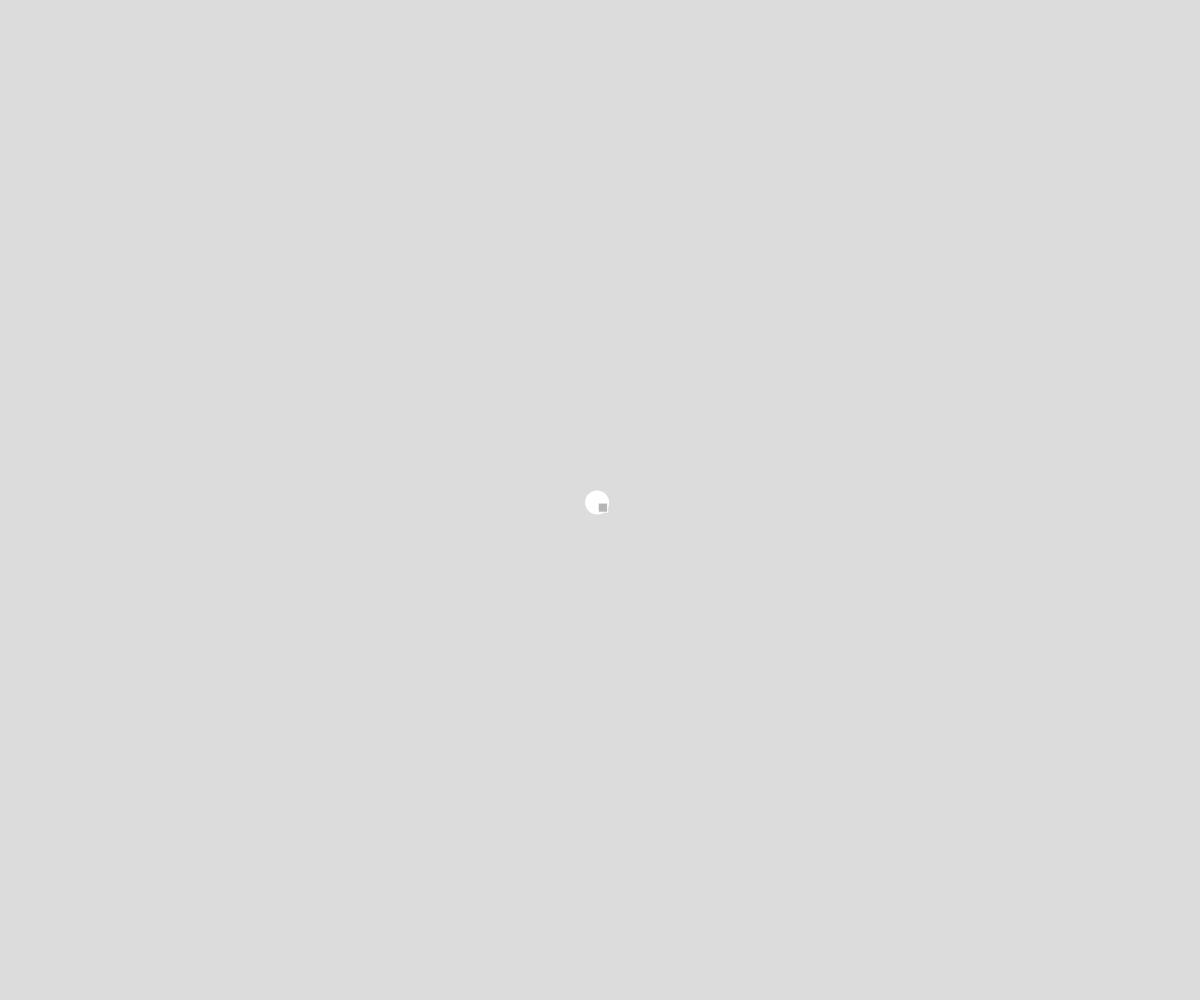
Frame 1 (no input)
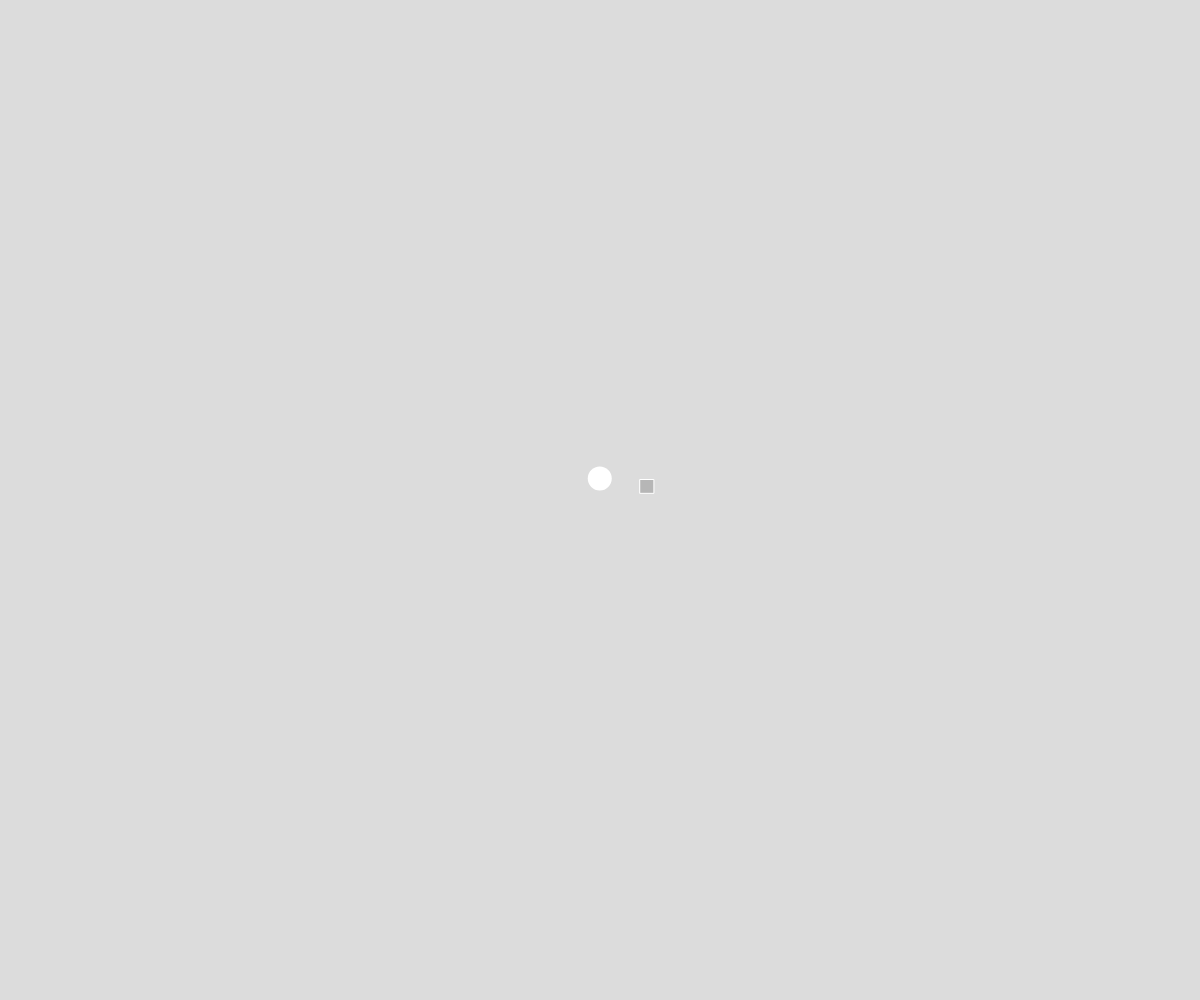
Frame 60 (no input)
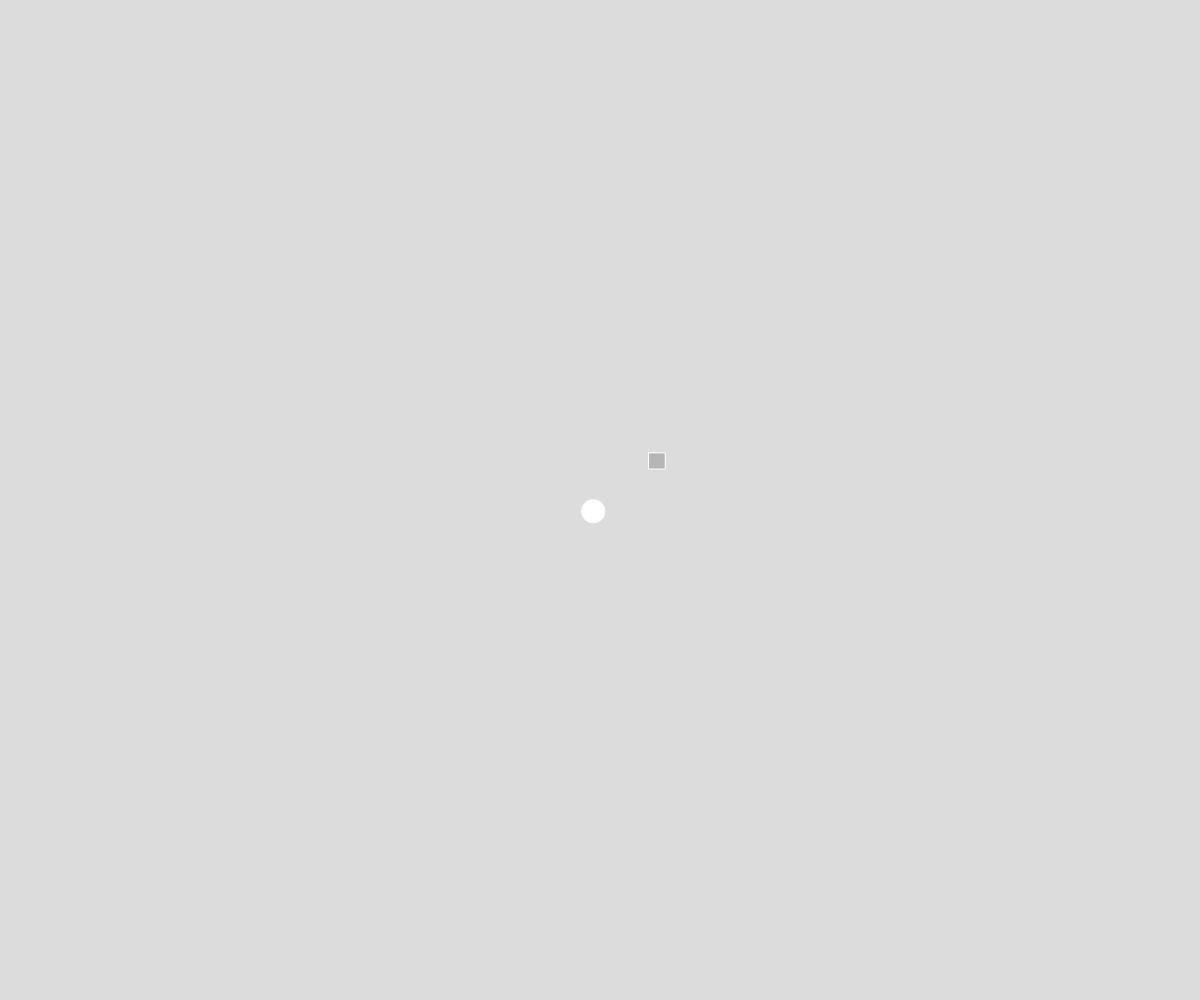
Frame 120 (the mouse pressed at the canvas centre since frame 60)

The p5.js sketch that drew these frames (run headless with seeded random() and noise() and a simulated clock; from frame 60 on, the mouse is pressed at the canvas centre):

// p5.js sketch
// ── sketch.js

// Inheriitance
// Your Name
// Date
//
// Extra for Experts:
// - describe what you did to take this project "above and beyond"

let p, s;
function setup() {
  createCanvas(windowWidth, windowHeight);
  p = new Particle(width/2, height/2);
  s = new Confetti(width/2, height/2);
}

function draw() {
  background(220);
  p.update();
  p.show();
  s.update();
  s.show();

}

class Particle {
  constructor(x, y) {
    this.x = x;
    this.y = y;
  }

  update() {
    this.x += random(-5, 5);
    this.y += random(-5, 5);
  }

  show() {
    stroke(255);
    strokeWeight(24);
    point(this.x, this.y);
  }
}

class Confetti extends Particle{
  constructor(x, y) {
    super(x,y);
    this.bright  = random(255);
    this.r = 10;
  }

  update(){
    super.update();
    this.r += random(-2,2);
  }

  show(){
    strokeWeight(1);
    stroke(255);
    fill(this.bright);
    rect(this.x, this.y, this.r, this.r);
  }


}
// ── square.js
class Square {
    constructor(x, y) {
        this.x = x;
        this.y = y;
    }

    update() {
        this.x += random(-5, 5);
        this.y += random(-5, 5);
    }

    show() {
        stroke(255);
        strokeWeight(24);
        Square(this.x, this.y, 10);
    }
}
